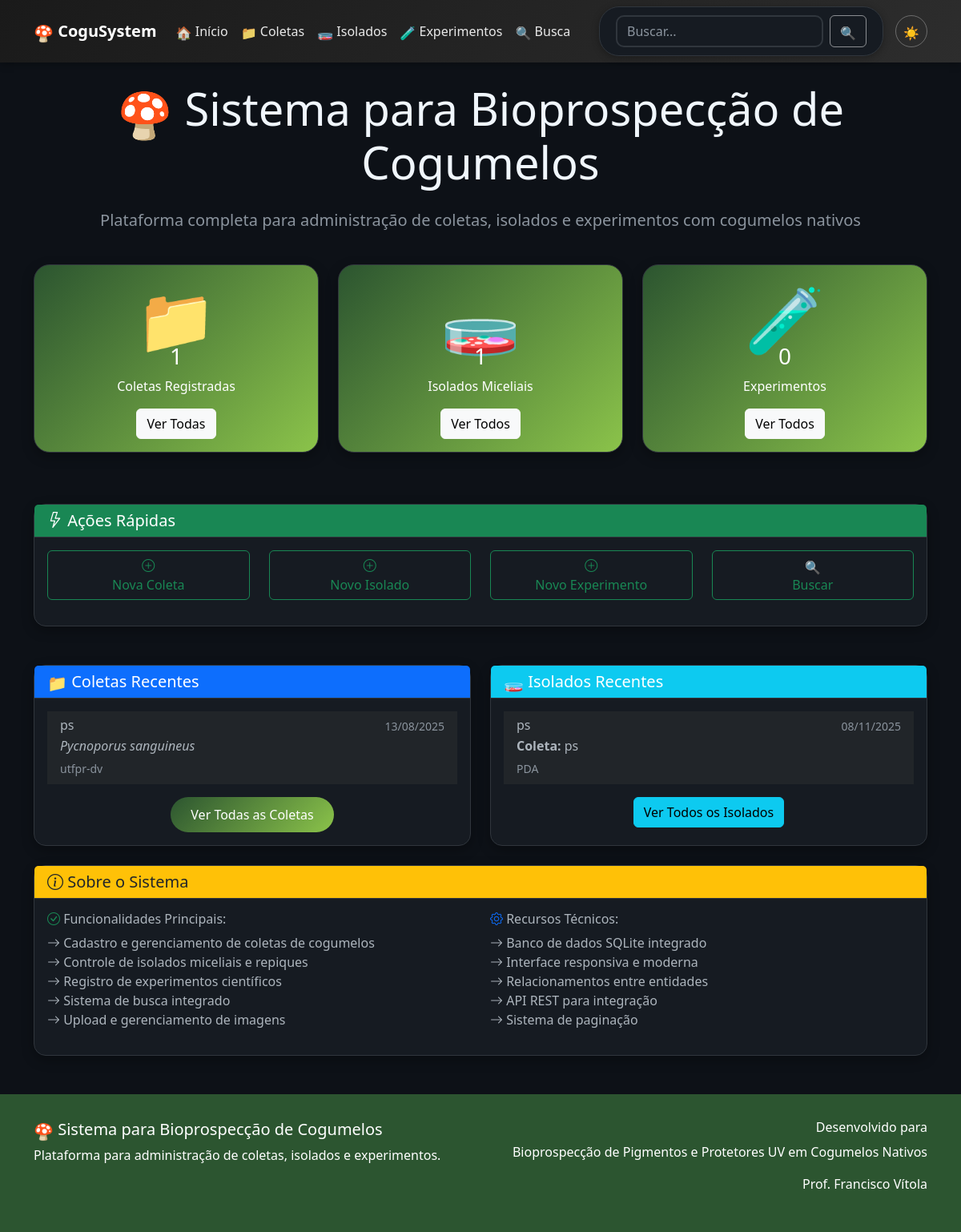
The page / on the database its author committed.
### app.py (models this page shows)
class Coleta(db.Model):
    id = db.Column(db.Integer, primary_key=True)
    codigo = db.Column(db.String(50), unique=True, nullable=False)
    nome_cientifico = db.Column(db.String(200))
    nome_popular = db.Column(db.String(200))
    data_coleta = db.Column(db.Date, nullable=False)
    local_coleta = db.Column(db.String(500))
    coordenadas = db.Column(db.String(100))
    substrato = db.Column(db.String(200))
    coletor = db.Column(db.String(200))
    observacoes = db.Column(db.Text)
    data_cadastro = db.Column(db.DateTime, default=datetime.utcnow)
    isolados = db.relationship('Isolado', backref='coleta', lazy=True, cascade='all, delete-orphan')
    experimentos = db.relationship('Experimento', backref='coleta', lazy=True, cascade='all, delete-orphan')
    imagens = db.relationship('ImagemColeta', back_populates='coleta', lazy=True, cascade='all, delete-orphan')

class Isolado(db.Model):
    id = db.Column(db.Integer, primary_key=True)
    codigo = db.Column(db.String(50), unique=True, nullable=False)
    coleta_id = db.Column(db.Integer, db.ForeignKey('coleta.id'), nullable=True)
    origem_tipo = db.Column(db.String(20), nullable=False, default='coleta')
    origem_instituicao = db.Column(db.String(255))
    especie_nome_cientifico = db.Column(db.String(200))
    data_isolamento = db.Column(db.Date, nullable=False)
    meio_cultura = db.Column(db.String(100))
    temperatura_incubacao = db.Column(db.Float)
    observacoes = db.Column(db.Text)
    data_cadastro = db.Column(db.DateTime, default=datetime.utcnow)
    repiques = db.relationship('Repique', backref='isolado', lazy=True, cascade='all, delete-orphan')
    experimentos = db.relationship('Experimento', backref='isolado', lazy=True, cascade='all, delete-orphan')
    imagens = db.relationship('ImagemIsolado', back_populates='isolado', lazy=True, cascade='all, delete-orphan')

### app.py (the view)
@app.route('/')
def index():
    total_coletas = Coleta.query.count()
    total_isolados = Isolado.query.count()
    total_experimentos = Experimento.query.count()
    coletas_recentes = Coleta.query.order_by(Coleta.data_cadastro.desc()).limit(5).all()
    isolados_recentes = Isolado.query.order_by(Isolado.data_cadastro.desc()).limit(5).all()
    return render_template('index.html',
                         total_coletas=total_coletas,
                         total_isolados=total_isolados,
                         total_experimentos=total_experimentos,
                         coletas_recentes=coletas_recentes,
                         isolados_recentes=isolados_recentes)

### templates/index.html (shortened to what this page needs)
{% extends "base.html" %}
{% block content %}
<div class="row mb-4">
    <div class="col-12">
        <h1 class="display-4 text-center mb-4">
            <i class="bi bi-mushroom text-success"></i>
            Sistema para Bioprospecção de Cogumelos
        </h1>
        <p class="lead text-center text-muted">
            Plataforma completa para administração de coletas, isolados e experimentos com cogumelos nativos
        </p>
    </div>
</div>
<div class="row mb-5">
    <div class="col-md-4 mb-3">
        <div class="card stats-card text-center h-100">
            <div class="card-body">
                <i class="bi bi-collection display-1"></i>
                <h3 class="card-title">{{ total_coletas }}</h3>
                <p class="card-text">Coletas Registradas</p>
                <a href="{{ url_for('coletas') }}" class="btn btn-light">Ver Todas</a>
            </div>
        </div>
    </div>
    <div class="col-md-4 mb-3">
        <div class="card stats-card text-center h-100">
            <div class="card-body">
                <i class="bi bi-petri-dish display-1"></i>
                <h3 class="card-title">{{ total_isolados }}</h3>
                <p class="card-text">Isolados Miceliais</p>
                <a href="{{ url_for('isolados') }}" class="btn btn-light">Ver Todos</a>
            </div>
        </div>
    </div>
    <div class="col-md-4 mb-3">
        <div class="card stats-card text-center h-100">
            <div class="card-body">
                <i class="bi bi-flask display-1"></i>
                <h3 class="card-title">{{ total_experimentos }}</h3>
                <p class="card-text">Experimentos</p>
                <a href="{{ url_for('experimentos') }}" class="btn btn-light">Ver Todos</a>
            </div>
        </div>
    </div>
</div>
<div class="row mb-5">
    <div class="col-12">
        <div class="card">
            <div class="card-header bg-success text-white">
                <h5 class="mb-0"><i class="bi bi-lightning"></i> Ações Rápidas</h5>
            </div>
            <div class="card-body">
                <div class="row">
                    <div class="col-md-3 mb-3">
                        <a href="{{ url_for('nova_coleta') }}" class="btn btn-outline-success w-100">
                            <i class="bi bi-plus-circle"></i><br>
                            Nova Coleta
                        </a>
                    </div>
                    <div class="col-md-3 mb-3">
                        <a href="{{ url_for('novo_isolado') }}" class="btn btn-outline-success w-100">
                            <i class="bi bi-plus-circle"></i><br>
                            Novo Isolado
                        </a>
                    </div>
                    <div class="col-md-3 mb-3">
                        <a href="{{ url_for('novo_experimento') }}" class="btn btn-outline-success w-100">
                            <i class="bi bi-plus-circle"></i><br>
                            Novo Experimento
                        </a>
                    </div>
                    <div class="col-md-3 mb-3">
                        <a href="{{ url_for('busca') }}" class="btn btn-outline-success w-100">
                            <i class="bi bi-search"></i><br>
                            Buscar
                        </a>
                    </div>
                </div>
            </div>
        </div>
    </div>
</div>
<div class="row mb-4">
    <div class="col-md-6">
        <div class="card h-100">
            <div class="card-header bg-primary text-white">
                <h5 class="mb-0"><i class="bi bi-collection"></i> Coletas Recentes</h5>
            </div>
            <div class="card-body">
                {% if coletas_recentes %}
                    <div class="list-group list-group-flush">
                        {% for coleta in coletas_recentes %}
                        <a href="{{ url_for('coleta_detalhe', id=coleta.id) }}" class="list-group-item list-group-item-action">
                            <div class="d-flex w-100 justify-content-between">
                                <h6 class="mb-1">{{ coleta.codigo }}</h6>
                                <small class="text-muted">{{ coleta.data_coleta.strftime('%d/%m/%Y') }}</small>
                            </div>
                            <p class="mb-1">
                                {% if coleta.nome_cientifico %}
                                    <em>{{ coleta.nome_cientifico }}</em>
                                {% else %}
                                    <span class="text-muted">Nome científico não informado</span>
                                {% endif %}
                            </p>
                            <small class="text-muted">{{ coleta.local_coleta }}</small>
                        </a>
                        {% endfor %}
                    </div>
                    <div class="text-center mt-3">
                        <a href="{{ url_for('coletas') }}" class="btn btn-primary">Ver Todas as Coletas</a>
                    </div>
                {% else %}
                    <p class="text-muted text-center">Nenhuma coleta registrada ainda.</p>
                    <div class="text-center">
                        <a href="{{ url_for('nova_coleta') }}" class="btn btn-primary">Registrar Primeira Coleta</a>
                    </div>
                {% endif %}
            </div>
        </div>
    </div>
    <div class="col-md-6">
        <div class="card h-100">
            <div class="card-header bg-info text-white">
                <h5 class="mb-0"><i class="bi bi-petri-dish"></i> Isolados Recentes</h5>
            </div>
            <div class="card-body">
                {% if isolados_recentes %}
                    <div class="list-group list-group-flush">
                        {% for isolado in isolados_recentes %}
                        <a href="{{ url_for('isolado_detalhe', id=isolado.id) }}" class="list-group-item list-group-item-action">
                            <div class="d-flex w-100 justify-content-between">
                                <h6 class="mb-1">{{ isolado.codigo }}</h6>
                                <small class="text-muted">{{ isolado.data_isolamento.strftime('%d/%m/%Y') }}</small>
                            </div>
                            <p class="mb-1">
                                <strong>Coleta:</strong> {{ isolado.coleta.codigo if isolado.coleta else 'N/A' }}
                            </p>
                            <small class="text-muted">{{ isolado.meio_cultura }}</small>
                        </a>
                        {% endfor %}
                    </div>
                    <div class="text-center mt-3">
                        <a href="{{ url_for('isolados') }}" class="btn btn-info">Ver Todos os Isolados</a>
                    </div>
                {% else %}
                    <p class="text-muted text-center">Nenhum isolado registrado ainda.</p>
                    <div class="text-center">
                        <a href="{{ url_for('novo_isolado') }}" class="btn btn-info">Registrar Primeiro Isolado</a>
                    </div>
                {% endif %}
            </div>
        </div>
    </div>
</div>
<div class="row">
    <div class="col-12">
        <div class="card">
            <div class="card-header bg-warning text-dark">
                <h5 class="mb-0"><i class="bi bi-info-circle"></i> Sobre o Sistema</h5>
            </div>
            <div class="card-body">
                <div class="row">
                    <div class="col-md-6">
                        <h6><i class="bi bi-check-circle text-success"></i> Funcionalidades Principais:</h6>
                        <ul class="list-unstyled">
                            <li><i class="bi bi-arrow-right"></i> Cadastro e gerenciamento de coletas de cogumelos</li>
                            <li><i class="bi bi-arrow-right"></i> Controle de isolados miceliais e repiques</li>
                            <li><i class="bi bi-arrow-right"></i> Registro de experimentos científicos</li>
                            <li><i class="bi bi-arrow-right"></i> Sistema de busca integrado</li>
                            <li><i class="bi bi-arrow-right"></i> Upload e gerenciamento de imagens</li>
                        </ul>
                    </div>
                    <div class="col-md-6">
                        <h6><i class="bi bi-gear text-primary"></i> Recursos Técnicos:</h6>
                        <ul class="list-unstyled">
                            <li><i class="bi bi-arrow-right"></i> Banco de dados SQLite integrado</li>
                            <li><i class="bi bi-arrow-right"></i> Interface responsiva e moderna</li>
                            <li><i class="bi bi-arrow-right"></i> Relacionamentos entre entidades</li>
                            <li><i class="bi bi-arrow-right"></i> API REST para integração</li>
                            <li><i class="bi bi-arrow-right"></i> Sistema de paginação</li>
                        </ul>
                    </div>
                </div>
            </div>
        </div>
    </div>
</div>
{% endblock %}

### templates/base.html (style rules this page uses)
:root { --primary-color: #2c5530; --secondary-color: #8bc34a; --accent-color: #ff9800; --bg-primary: #f8f9fa; --bg-secondary: #ffffff; --text-primary: #212529; --text-secondary: #6c757d; --border-color: #e9ecef; --card-shadow: rgba(0,0,0,0.08); --navbar-bg: linear-gradient(135deg, var(--primary-color), var(--secondary-color)); }
[data-bs-theme="dark"] { --bg-primary: #0d1117; --bg-secondary: #161b22; --text-primary: #f0f6fc; --text-secondary: #8b949e; --border-color: #30363d; --card-shadow: rgba(0,0,0,0.3); --navbar-bg: linear-gradient(135deg, #1a1a1a, #2d2d2d); }
body { background-color: var(--bg-primary); color: var(--text-primary); font-family: 'Segoe UI', Tahoma, Geneva, Verdana, sans-serif; transition: background-color 0.3s ease, color 0.3s ease; }
.card { background-color: var(--bg-secondary); border: 1px solid var(--border-color); border-radius: 15px; box-shadow: 0 5px 15px var(--card-shadow); transition: transform 0.3s ease, box-shadow 0.3s ease; }
.card-header { background-color: var(--bg-secondary); border-bottom: 1px solid var(--border-color); }
.btn-primary { background: linear-gradient(135deg, var(--primary-color), var(--secondary-color)); border: none; border-radius: 25px; padding: 10px 25px; transition: all 0.3s ease; }
.stats-card { background: linear-gradient(135deg, var(--primary-color), var(--secondary-color)); color: white; border-radius: 20px; }
.text-muted { color: var(--text-secondary) !important; }
.bi { display: inline-block; font-style: normal; font-variant: normal; text-rendering: auto; line-height: 1; }
.bi-petri-dish::before { content: "🧫"; }
.bi-flask::before { content: "🧪"; }
.bi-collection::before { content: "📁"; }
.bi-search::before { content: "🔍"; }
.bi-mushroom::before { content: "🍄"; }

### rows shown on the page
Coleta: codigo "ps", data_coleta "13/08/2025", nome_cientifico "Pycnoporus sanguineus", local_coleta "utfpr-dv"
Isolado: codigo "ps", data_isolamento "08/11/2025", coleta "ps", meio_cultura "PDA"

### other values the page prints
{{ total_coletas }} "1"
{{ total_isolados }} "1"
{{ total_experimentos }} "0"
